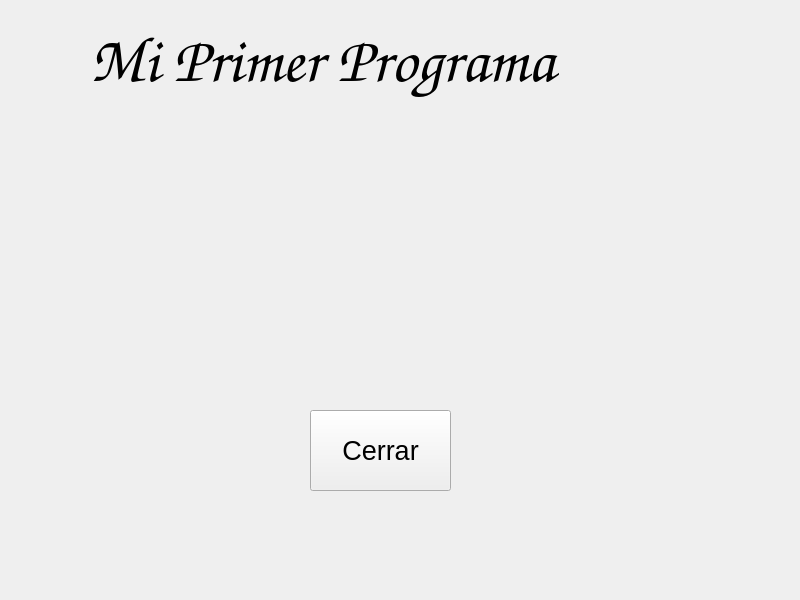
<?xml version="1.0" encoding="UTF-8"?>
<ui version="4.0">
 <class>MainWindow</class>
 <widget class="QMainWindow" name="MainWindow">
  <property name="geometry">
   <rect>
    <x>0</x>
    <y>0</y>
    <width>800</width>
    <height>600</height>
   </rect>
  </property>
  <property name="windowTitle">
   <string>MainWindow</string>
  </property>
  <widget class="QWidget" name="centralwidget">
   <widget class="QLabel" name="label">
    <property name="geometry">
     <rect>
      <x>90</x>
      <y>10</y>
      <width>611</width>
      <height>101</height>
     </rect>
    </property>
    <property name="font">
     <font>
      <family>Comic Sans MS</family>
      <pointsize>48</pointsize>
     </font>
    </property>
    <property name="text">
     <string>Mi Primer Programa</string>
    </property>
   </widget>
   <widget class="QLabel" name="label_3">
    <property name="geometry">
     <rect>
      <x>230</x>
      <y>140</y>
      <width>301</width>
      <height>241</height>
     </rect>
    </property>
    <property name="text">
     <string/>
    </property>
    <property name="pixmap">
     <pixmap>imagen.png</pixmap>
    </property>
    <property name="scaledContents">
     <bool>true</bool>
    </property>
   </widget>
   <widget class="QPushButton" name="BtnCerrar">
    <property name="geometry">
     <rect>
      <x>310</x>
      <y>410</y>
      <width>141</width>
      <height>81</height>
     </rect>
    </property>
    <property name="font">
     <font>
      <pointsize>20</pointsize>
     </font>
    </property>
    <property name="text">
     <string>Cerrar</string>
    </property>
   </widget>
  </widget>
 </widget>
 <resources/>
 <connections/>
</ui>
